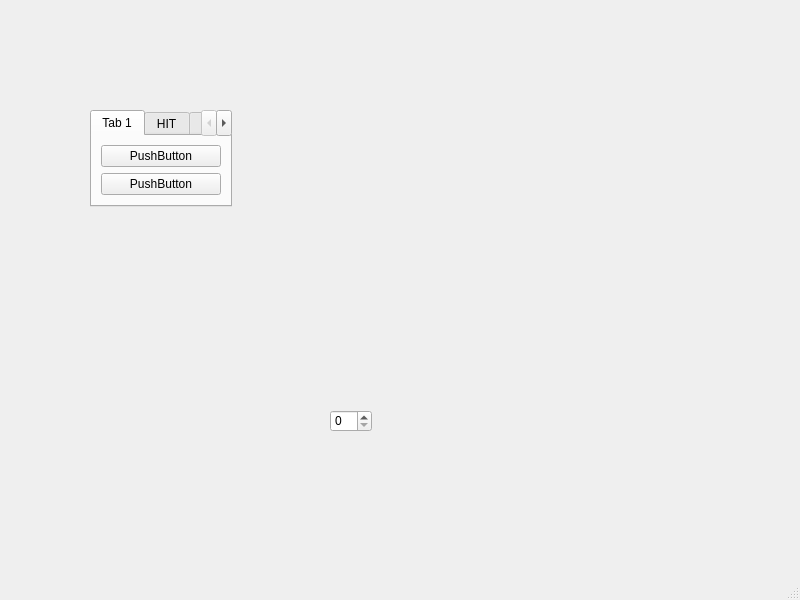
<?xml version="1.0" encoding="UTF-8"?>
<ui version="4.0">
 <class>MainWindow</class>
 <widget class="QMainWindow" name="MainWindow">
  <property name="geometry">
   <rect>
    <x>0</x>
    <y>0</y>
    <width>800</width>
    <height>600</height>
   </rect>
  </property>
  <property name="windowTitle">
   <string>MainWindow</string>
  </property>
  <widget class="QWidget" name="centralwidget">
   <widget class="QTabWidget" name="tabWidget">
    <property name="geometry">
     <rect>
      <x>90</x>
      <y>110</y>
      <width>142</width>
      <height>97</height>
     </rect>
    </property>
    <property name="currentIndex">
     <number>0</number>
    </property>
    <widget class="QWidget" name="tab">
     <attribute name="title">
      <string>Tab 1</string>
     </attribute>
     <layout class="QGridLayout" name="gridLayout">
      <item row="0" column="0">
       <widget class="QPushButton" name="pushButton">
        <property name="text">
         <string>PushButton</string>
        </property>
       </widget>
      </item>
      <item row="1" column="0">
       <widget class="QPushButton" name="pushButton_2">
        <property name="text">
         <string>PushButton</string>
        </property>
       </widget>
      </item>
     </layout>
    </widget>
    <widget class="QWidget" name="tab_2">
     <attribute name="title">
      <string>HIT</string>
     </attribute>
     <layout class="QGridLayout" name="gridLayout_2">
      <item row="0" column="0">
       <widget class="QToolButton" name="toolButton">
        <property name="text">
         <string>...</string>
        </property>
       </widget>
      </item>
      <item row="1" column="0">
       <widget class="QRadioButton" name="radioButton">
        <property name="text">
         <string>RadioButton</string>
        </property>
       </widget>
      </item>
     </layout>
    </widget>
    <widget class="QWidget" name="tab_3">
     <attribute name="title">
      <string>TDC</string>
     </attribute>
     <widget class="QLineEdit" name="lineEdit">
      <property name="geometry">
       <rect>
        <x>20</x>
        <y>70</y>
        <width>113</width>
        <height>20</height>
       </rect>
      </property>
     </widget>
    </widget>
   </widget>
   <widget class="QSpinBox" name="spinBox">
    <property name="geometry">
     <rect>
      <x>330</x>
      <y>410</y>
      <width>42</width>
      <height>22</height>
     </rect>
    </property>
    <property name="maximum">
     <number>400</number>
    </property>
   </widget>
  </widget>
  <widget class="QMenuBar" name="menubar">
   <property name="geometry">
    <rect>
     <x>0</x>
     <y>0</y>
     <width>800</width>
     <height>23</height>
    </rect>
   </property>
  </widget>
  <widget class="QStatusBar" name="statusbar"/>
 </widget>
 <resources/>
 <connections/>
</ui>
